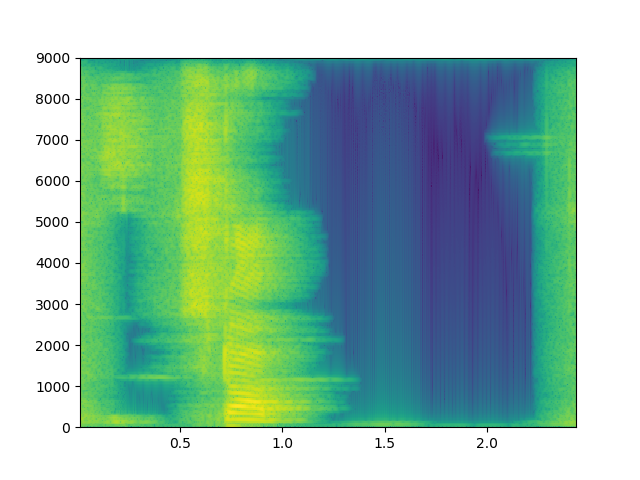
#> input picture Images/Stop/1.png, 640 x 480 px; its folder holds only this picture in this run
$ python Process.py
#> lines starting #> are read from the running program, lines starting #| are printed output that depends on the picture
import numpy as np
import cv2
import time
import win32api as wapi
import os
import sys
from PIL import Image
from random import shuffle
import pandas as pd

file_name = '../Data/train_data.npy'

if os.path.isfile(file_name):
    print("File exists, loading previous data")
    training_data = list(np.load(file_name))
else:
    print("File does not exist, stating fresh")
    training_data = []

last_time = time.time()

path_train_main = '../Images/Stop/'
path_train = [os.path.join(path_train_main, f) for f in os.listdir(path_train_main)]
print(path_train)

# [4 lines of commented-out code are left out]

output = [0,1,0,0]
for file in path_train:
    img = cv2.imread(file)
#> img is the input picture: shape (480, 640, 3); mean B, G, R 169.7, 189.1, 145.6
    gray = cv2.cvtColor(img, cv2.COLOR_BGR2GRAY)
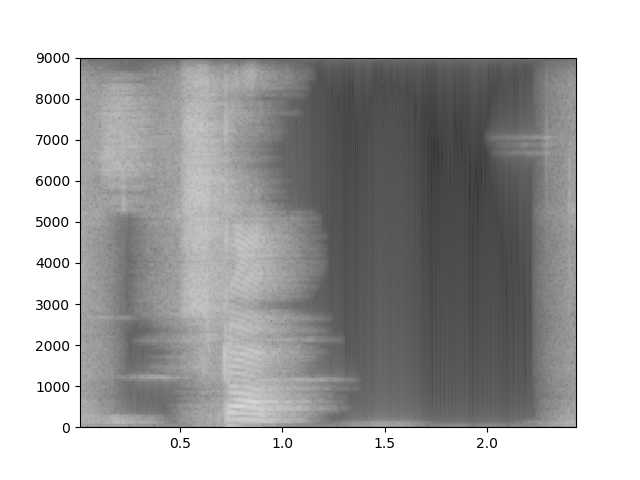
#> gray: shape (480, 640); min 0, max 255, mean 173.9
    cv2.imshow('img',img)
    img = cv2.cvtColor(img, cv2.COLOR_BGR2GRAY)
    img = cv2.resize(img, (80,60))
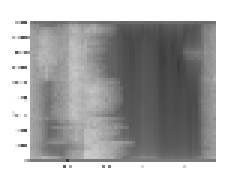
#> img: shape (60, 80) (shown 3 times larger); min 57, max 255, mean 173.6
    training_data.append([img, output])
    last_time = time.time()
    if cv2.waitKey(30) & 0xff == 'q' == 27:
#> (key Esc is pressed here)
        break
#> (the run stopped early here; a loop or call above may not have finished)

$ run again, on Images/Stop/4.png
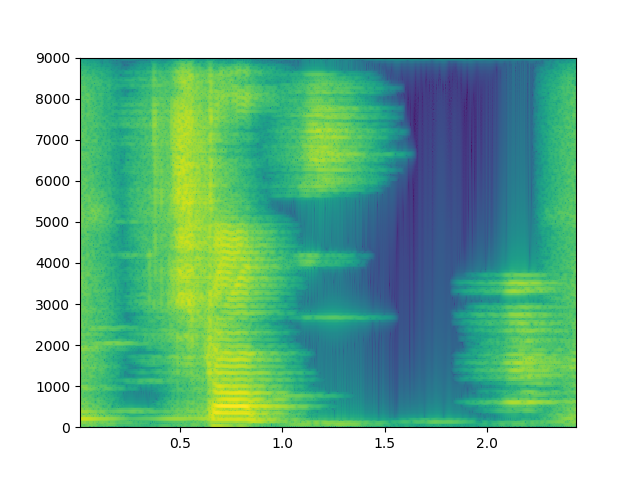
#> input picture Images/Stop/4.png, 640 x 480 px
#> img is the input picture: shape (480, 640, 3); mean B, G, R 169.7, 196.5, 143
#> `gray = cv2.cvtColor(img, cv2.COLOR_BGR2GRAY)`:
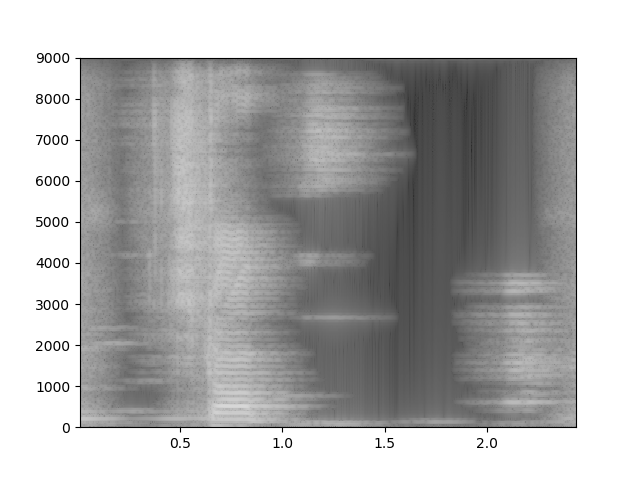
#> gray: shape (480, 640); min 0, max 255, mean 177.4
#> `img = cv2.resize(img, (80,60))`:
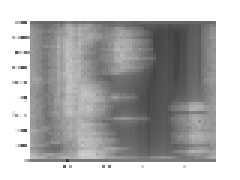
#> img: shape (60, 80) (shown 3 times larger); min 57, max 255, mean 177.3

$ run again, on Images/Stop/5.png
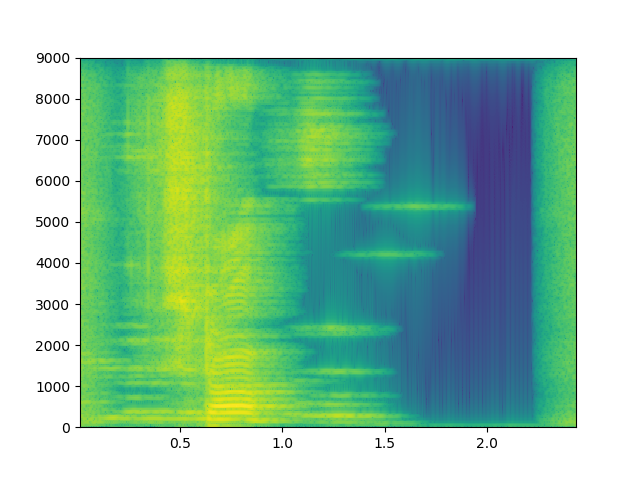
#> input picture Images/Stop/5.png, 640 x 480 px
#> img is the input picture: shape (480, 640, 3); mean B, G, R 167.3, 198.4, 147.1
#> `gray = cv2.cvtColor(img, cv2.COLOR_BGR2GRAY)`:
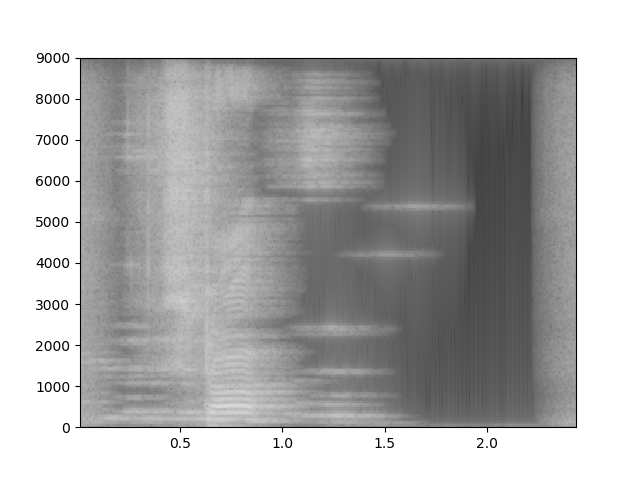
#> gray: shape (480, 640); min 0, max 255, mean 179.5
#> `img = cv2.resize(img, (80,60))`:
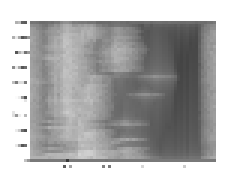
#> img: shape (60, 80) (shown 3 times larger); min 57, max 255, mean 179.3

$ run again, on Images/Stop/6.png
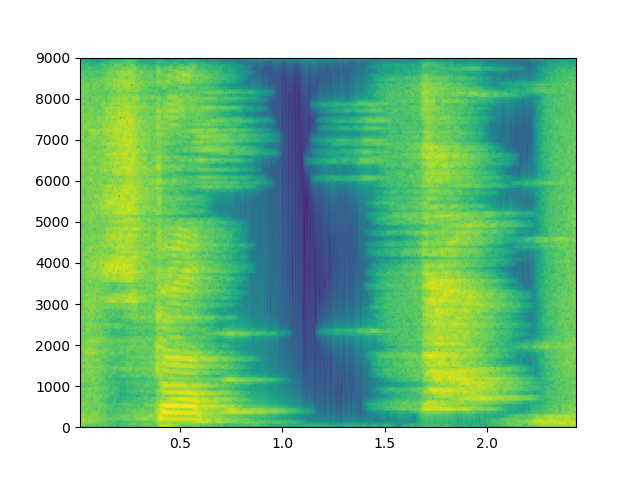
#> input picture Images/Stop/6.png, 640 x 480 px
#> img is the input picture: shape (480, 640, 3); mean B, G, R 164.5, 204.6, 150
#> `gray = cv2.cvtColor(img, cv2.COLOR_BGR2GRAY)`:
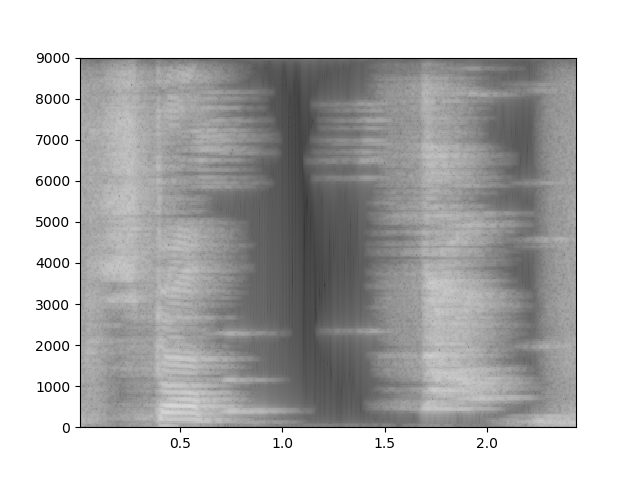
#> gray: shape (480, 640); min 0, max 255, mean 183.7
#> `img = cv2.resize(img, (80,60))`:
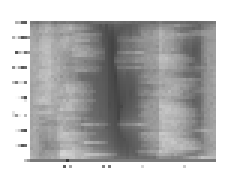
#> img: shape (60, 80) (shown 3 times larger); min 57, max 255, mean 183.5
